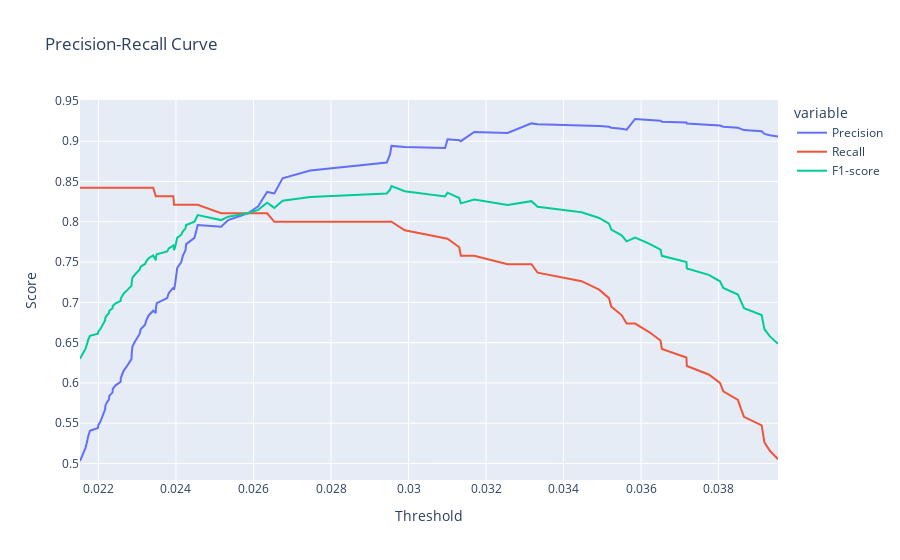

This figure's notebook cell:
### Code cell
# Gráfico mostrando Score x Threshold.
df_threshold = pd.read_csv('./Modelos_Salvos/RF_First_M3/thresholds.csv')
fig = px.line(df_threshold, x='Threshold', y=['Precision', 'Recall','F1-score'], 
              labels={'value': 'Score', 'Threshold': 'Threshold'},
              title='Precision-Recall Curve',
              line_shape='linear')
fig.show()
